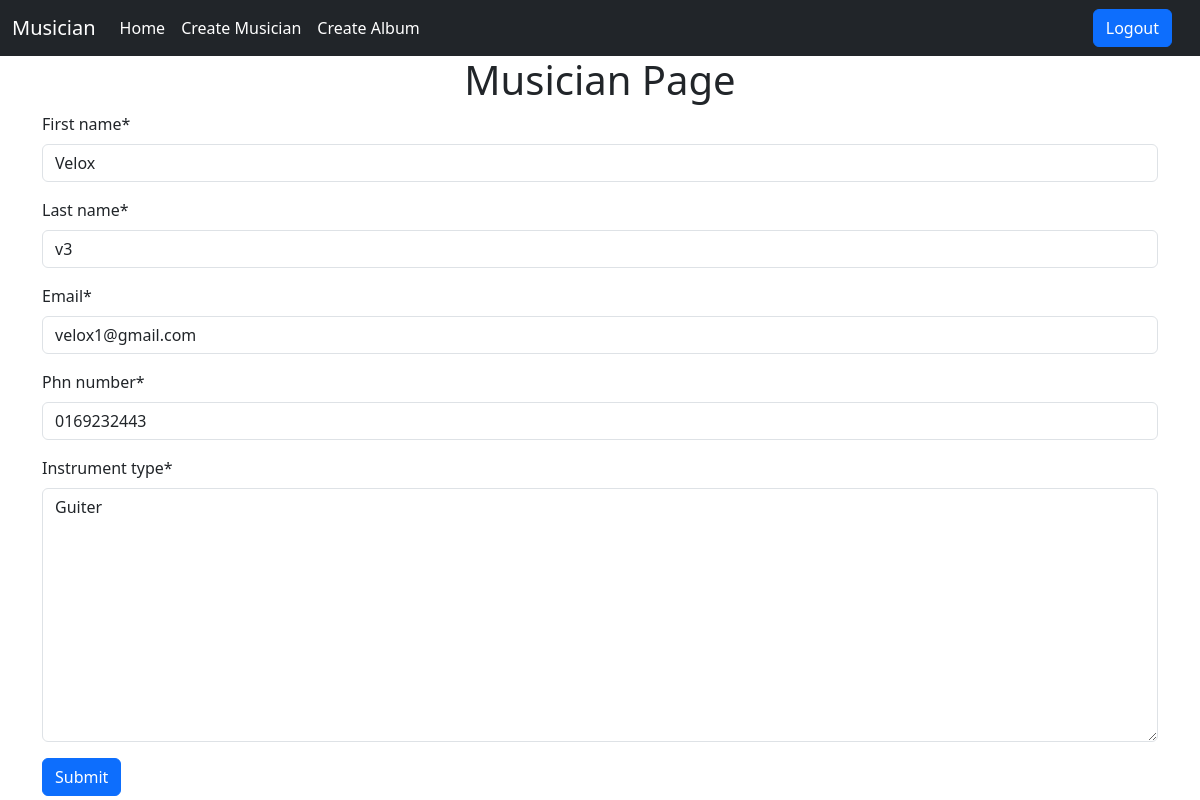
/musician/edit/2 (signed in), run on the app's committed database.
### musician/models.py (models this page shows, shortened)
class Musician(models.Model):
    first_name = models.CharField(max_length=40)
    last_name = models.CharField(max_length=40)
    email = models.EmailField()
    phn_number = models.CharField(max_length=12)
    instrument_type = models.TextField()

### musician/views.py (the view)
# urls.py: path('edit/<int:id>', views.edit_musician_class.as_view(), name="edit_musician"),
@method_decorator(login_required,name='dispatch')
class edit_musician_class(UpdateView):
    model = models.Musician
    form_class = forms.MusicianForm
    template_name = 'create_musician.html'
    pk_url_kwarg = 'id'
    success_url = reverse_lazy('homepage')

### musician/forms.py
class MusicianForm(forms.ModelForm):
    class Meta:
        model = Musician
        fields = '__all__'

### musician/templates/create_musician.html (shortened to what this page needs)
{% extends "base.html" %}
{% load crispy_forms_tags %}
{% block content %}
    <div class="container">
    <h1 class="text-center">Musician Page </h1>
        <form method="post">
            {{form | crispy }}
            <input type="submit" value="Submit" class="btn btn-primary">
        </form>
    </div>
{% endblock %}

### data on the page
Musician: first_name "Velox", last_name "v3", email "velox1@gmail.com", phn_number "0169232443", instrument_type "Guiter"
